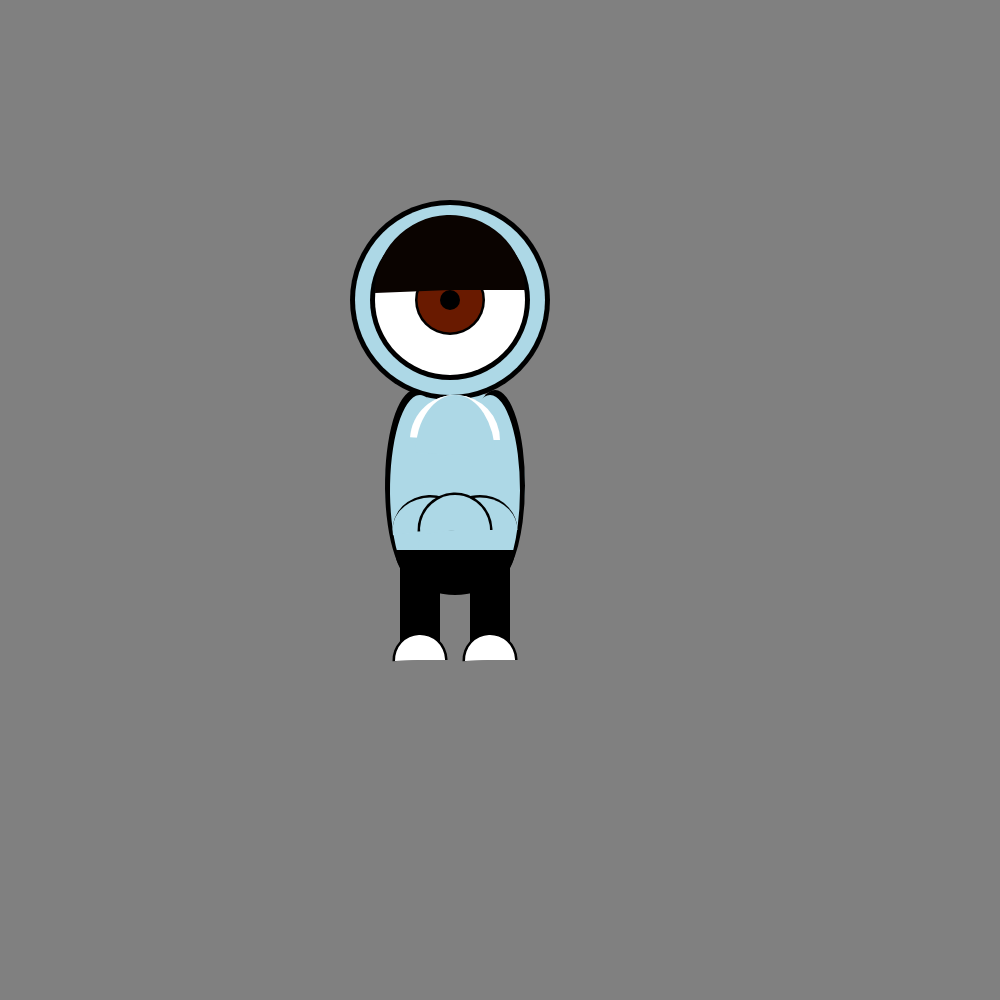
Frame 1 (no input)
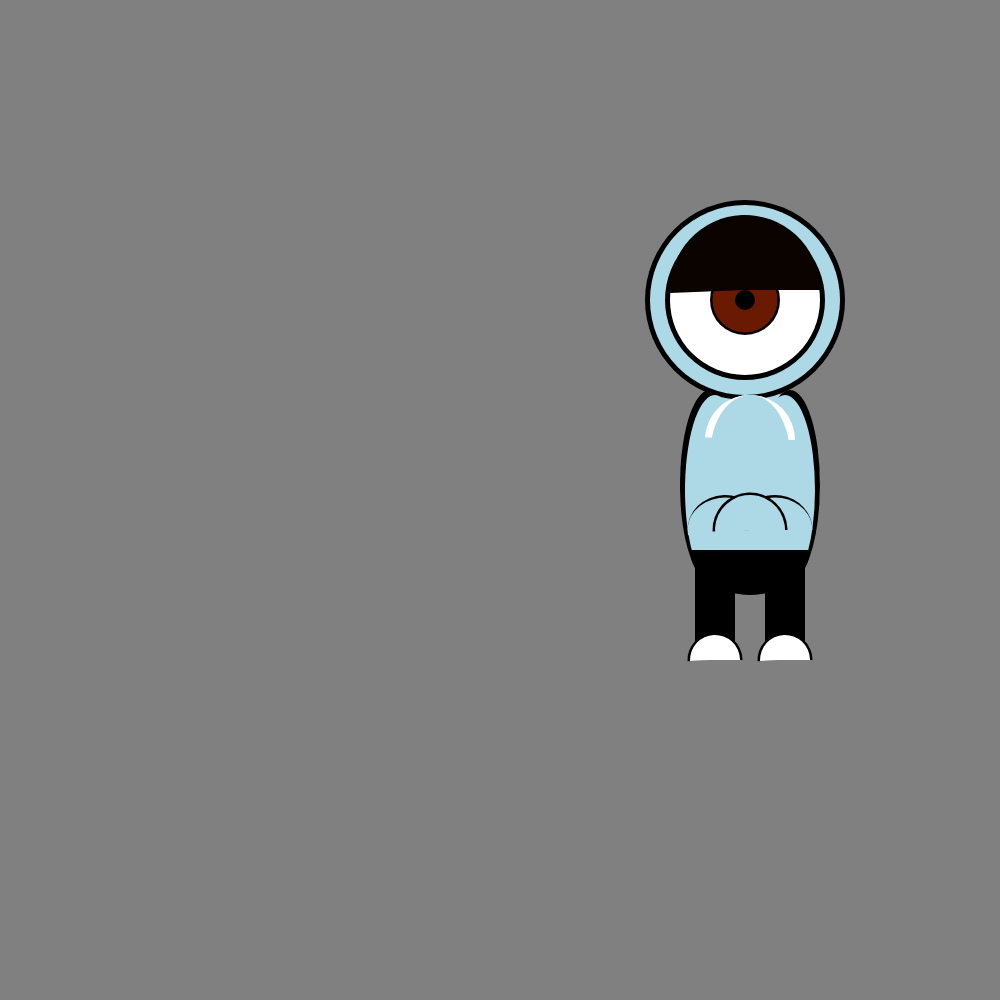
Frame 60 (no input)
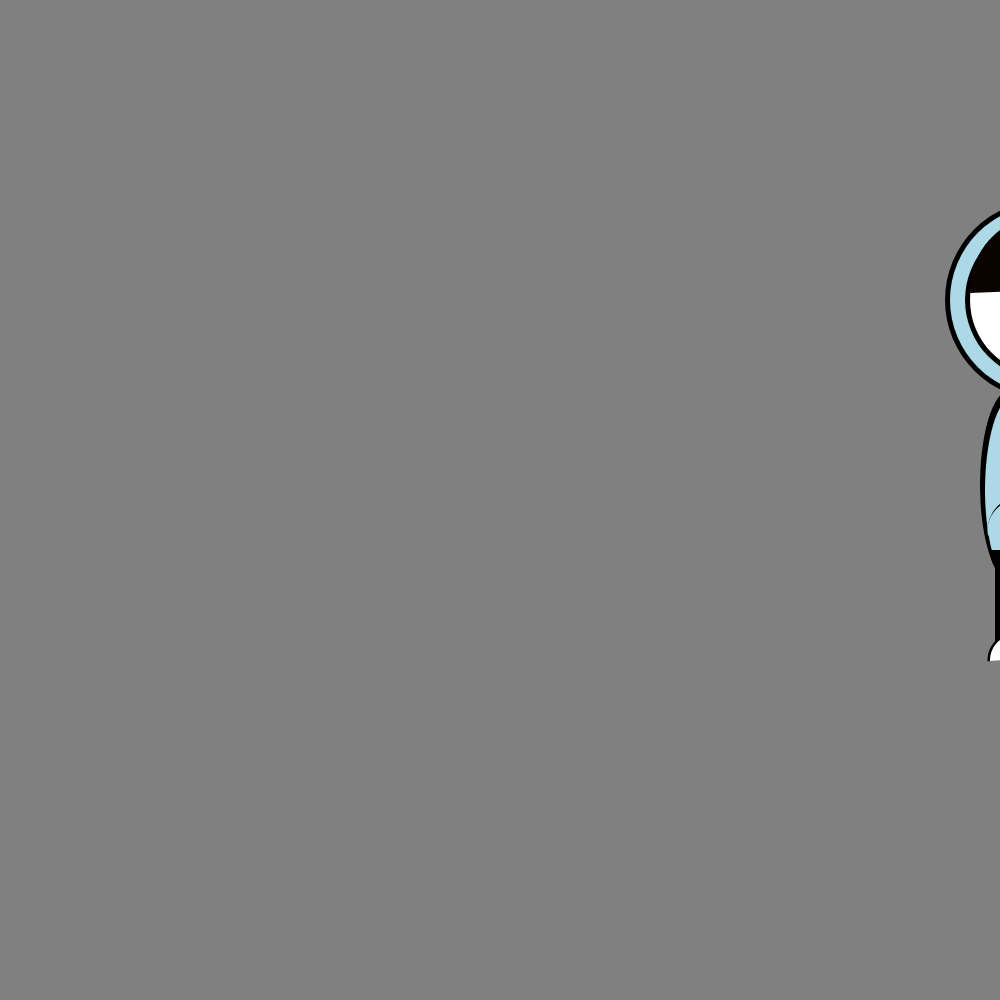
Frame 120 (the mouse pressed at the canvas centre since frame 60)

The p5.js sketch that drew these frames (run headless with seeded random() and noise() and a simulated clock; from frame 60 on, the mouse is pressed at the canvas centre):

// p5.js sketch
// ── sketch.js
var x = 0;

function setup() {
  // put setup code here
  createCanvas(1000, 1000);
}

function draw() {
  // put drawing code here
  background('gray');

  push();
  translate(x, 0);
  eyvan();
  pop();

  x += 5 ;
  if (x > width){
    x = 0 ;
  }

}

function eyvan() {
  noStroke();
  fill('lightblue');
  ellipse(455, 485, 140, 200)
  fill('black');
  ellipse(450, 300, 200, 200);
  fill('lightblue');
  ellipse(450, 300, 190, 190);
  fill('black');
  ellipse(450, 300, 160, 160);
  fill('white');
  ellipse(450, 300, 150, 150);
  fill('black');
  ellipse(450, 300, 70, 70);
  fill('#691a00');
  ellipse(450, 300, 65, 65);
  fill('black');
  ellipse(450, 300, 20, 20);
  fill('#0A0300');
  arc(450, 290, 150, 150, 3.1, radians(0));
  fill('black');
  arc(495, 485, 60, 190, 180, radians(90));
  fill('lightblue');
  arc(490, 490, 60, 190, 180, radians(90));
  fill('black');
  arc(415, 485, 60, 190, 1.59, radians(308));
  fill('lightblue');
  arc(420, 490, 60, 190, 1.59, radians(308));
  fill('lightblue');
  arc(455, 440, 90, 90, 3.2, radians(0));
  fill('white');
  arc(455, 440, 90, 90, 3.2, radians(0));
  fill('lightblue');
  arc(455, 455, 80, 120, 3.2, radians(0));
  fill('black');
  quad(470, 580, 510, 565, 510, 660, 470, 660);
  fill('black');
  quad(400, 565, 440, 580, 440, 660, 400, 660);
  fill('black');
  arc(420, 660, 55, 55, 3.1, radians(0));
  fill('white');
  arc(420, 660, 50, 50, 3.1, radians(0));
  fill('black');
  arc(490, 660, 55, 55, 3.1, radians(0));
  fill('white');
  arc(490, 660, 50, 50, 3.1, radians(0));
  fill('black');
  arc(455, 550, 120, 90, 0, radians(180));
  fill('black');
  arc(480, 530, 75, 70, 3.3, radians(0));
  fill('lightblue');
  arc(480, 530, 75, 65, 3.3, radians(0));
  fill('black');
  arc(430, 530, 75, 70, 3.11, radians(0));
  fill('lightblue');
  arc(430, 530, 75, 65, 3, radians(0));
  fill('black');
  arc(455, 530, 75, 75, 3.1, radians(0));
  fill('lightblue');
  arc(455, 530, 70, 70, 3, radians(0));

}
